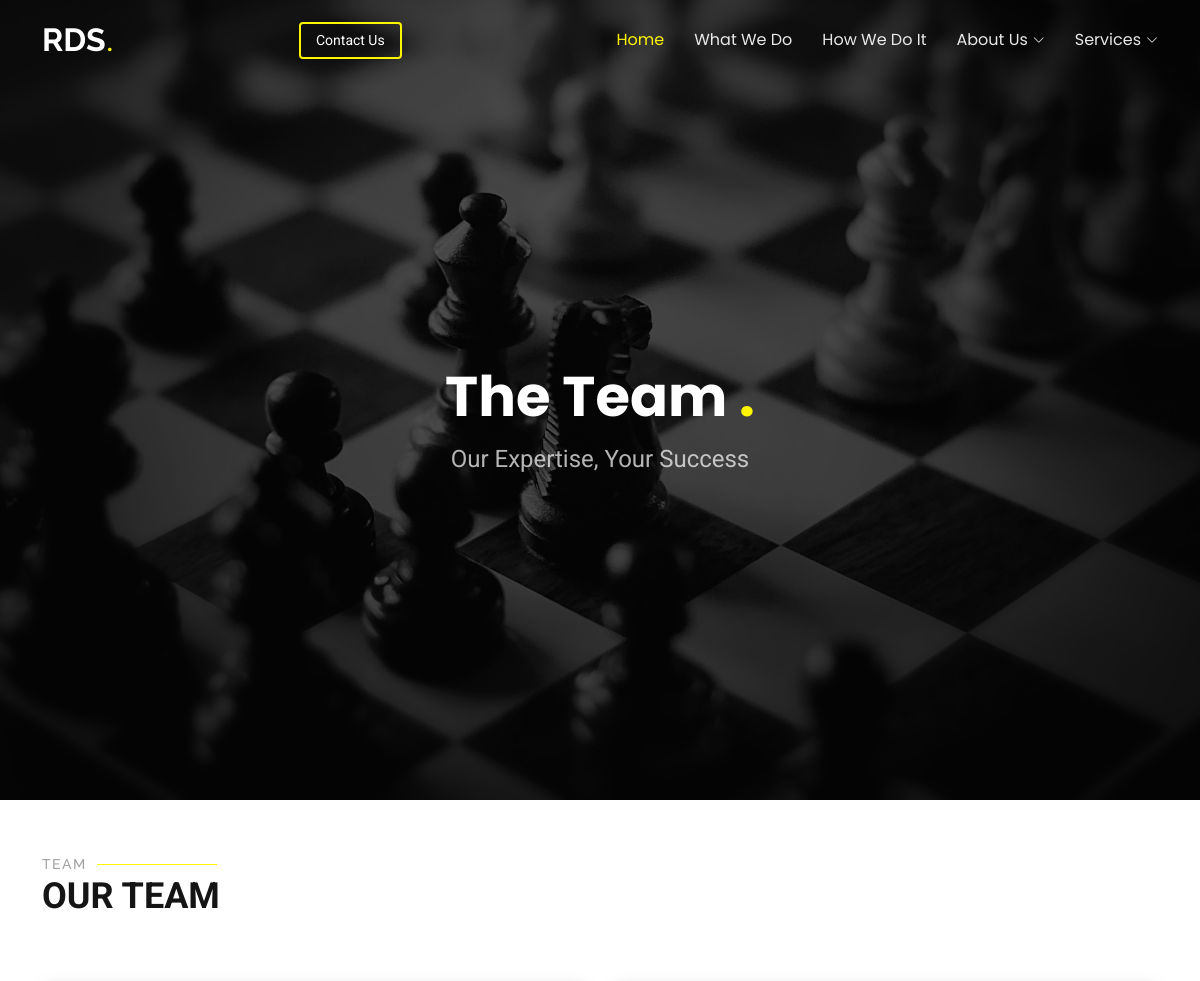
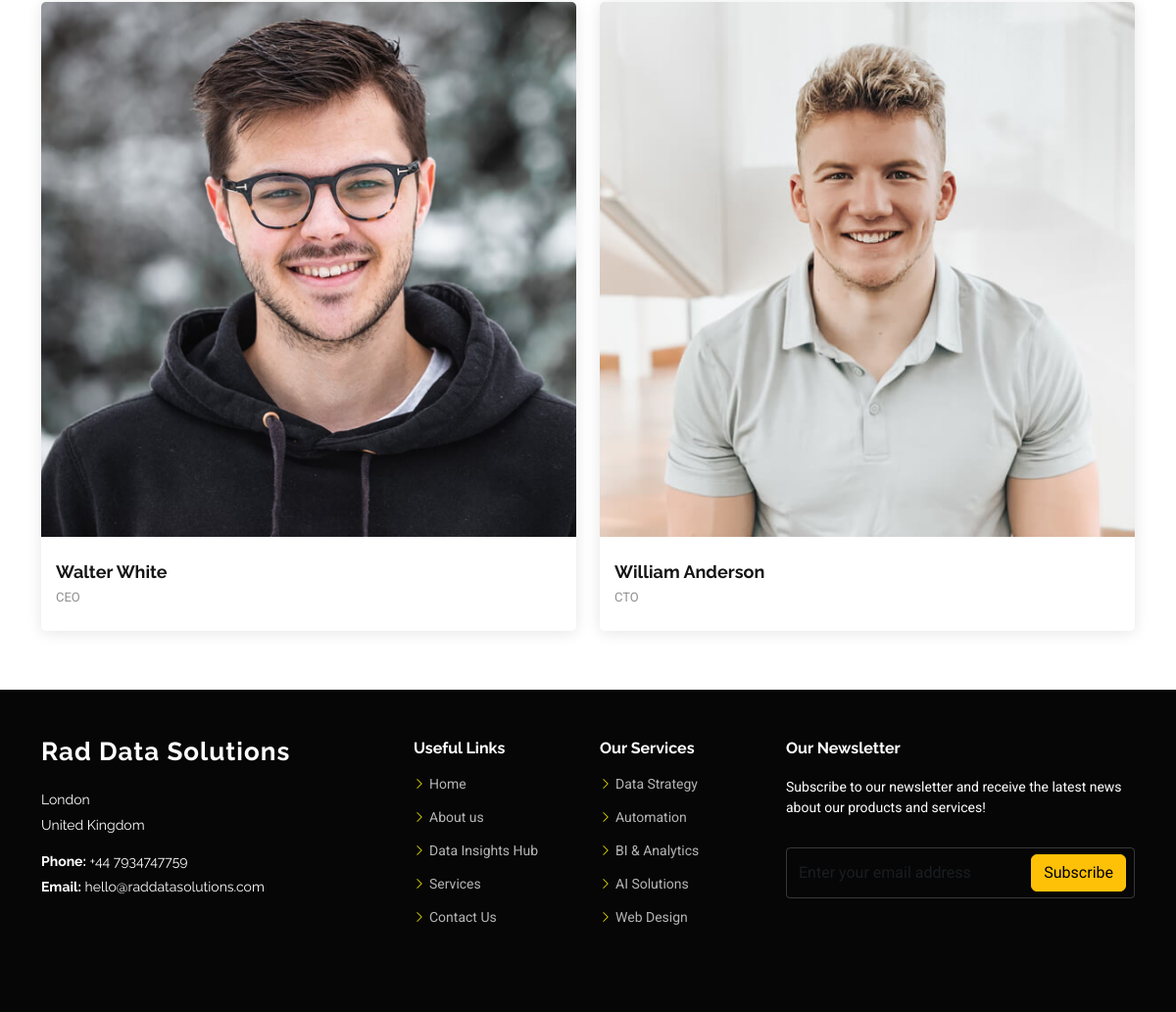
Page /team/ on the committed database (2 pictures, top to bottom).
### portfolio/models.py (models this page shows, shortened)
class DataSolutionCategory(models.Model):
	CATEGORY_CHOICES = [
		('DM', 'Data Strategy & Management'),
		('DE', 'Data Integration & Automation'),
		('DA', 'Business Insights & Analytics'),
		('DS', 'Machine Learning & AI'),
		('SP', 'Data Security & Privacy'),
		('CD', 'Cloud Data Solutions'),
		('OT', 'Other Services'),  # For any other category
		('WD', 'Web Design'),
	]
	id = models.AutoField(primary_key=True) # Auto-generated ID (hidden by default)
	code = models.CharField(max_length=2,choices=CATEGORY_CHOICES,default='OT',)
	name = models.CharField(max_length=100, blank=True, null=True)
	name_full = models.CharField(max_length=255, blank=True, null=True)
	name_alternate = models.CharField(max_length=255, blank=True, null=True)
	desc = models.TextField(blank=True, null=True)  # Optional description of the category
	desc_oneliner = models.CharField(max_length=255, blank=True, null=True)
	desc_short = models.CharField(max_length=500, blank=True, null=True)
	bg_img_path = models.CharField(max_length=255, blank=True, null=True)
	bi_icon = models.CharField(max_length=255, blank=True, null=True)
	href = models.CharField(max_length=255, blank=True, null=True)
	is_visible = models.BooleanField(default=True)
	def get_absolute_url(self):
		return reverse('service_detail', kwargs={'href': self.href})
	class Meta:
		verbose_name = "Data Solution Category"
		verbose_name_plural = "Data Solution Categories"

### portfolio/views.py (the view)
# urls.py: path('team/', views.about_team, name='about_team'),
def about_team(request):
	context = {
		'categories': categories,
		**GLOBAL_PRESETS,
	}
	return render(request, 'about_team.html', context)

### portfolio/forms.py
class NewsletterSubscriptionForm(forms.ModelForm):
	class Meta:
		model = NewsletterSubscription
		fields = ['email']
		widgets = {
			'email': forms.EmailInput(attrs={
				'class': 'form-control',
				'placeholder': 'Enter your email address',
			}),
		}
		labels = {
			'email': '',  # No label for cleaner design
		}

### portfolio/context_processors.py (called while the page is built)
def newsletter_form(request):
    return {'newsletter_form': NewsletterSubscriptionForm()}

### portfolio/templates/about_team.html (shortened to what this page needs)
{% extends 'base.html' %}
{% load static %}
{% block content %}
{% include 'nav.html' %}
    <section id="hero" class="hero section dark-background">
      <img src="{% static 'assets/img/team/team-bg.jpg' %}" alt="" data-aos="fade-in">
      <div class="container">
        <div class="row justify-content-center text-center" data-aos="fade-up" data-aos-delay="20">
          <div class="col-xl-6 col-lg-8">
            <h2>
            The Team
            <span>.</span></h2>
            <p>
            Our Expertise, Your Success
            </p>
          </div>
        </div>
      </div>
    </section>
    <section id="team" class="team section">
      <div class="container section-title" data-aos="fade-up">
        <h2>Team</h2>
        <p>our Team</p>
      </div>
      <div class="container">
        <div class="row gy-4">
          <div class="col-lg-6 col-md-6 d-flex align-items-stretch" data-aos="fade-up" data-aos-delay="100">
            <div class="team-member">
              <div class="member-img">
                <img src="{% static 'assets/img/team/team-1.jpg' %}" class="img-fluid" alt="">
              </div>
              <div class="member-info">
                <h4>Walter White</h4>
                <span>CEO</span>
              </div>
            </div>
          </div>
          <div class="col-lg-6 col-md-6 d-flex align-items-stretch" data-aos="fade-up" data-aos-delay="300">
            <div class="team-member">
              <div class="member-img">
                <img src="{% static 'assets/img/team/team-3.jpg' %}" class="img-fluid" alt="">
              </div>
              <div class="member-info">
                <h4>William Anderson</h4>
                <span>CTO</span>
              </div>
            </div>
          </div>
        </div>
      </div>
    </section>
{% endblock %}

### portfolio/templates/footer.html (shortened to what this page needs)
<footer id="footer" class="footer dark-background">
    <div class="footer-top">
      <div class="container">
        <div class="row gy-4">
          <div class="col-lg-4 col-md-6 footer-about">
            <a href="index.html" class="logo d-flex align-items-center">
              <span class="sitename">{{name_full}}</span>
            </a>
            <div class="footer-contact pt-3">
              <p>{{ address_1 }}</p>
              <p>{{ address_2 }}</p>
              <p class="mt-3"><strong>Phone:</strong> <span>{{ contact_phone }}</span></p>
              <p><strong>Email:</strong> <span>{{ contact_email }}</span></p>
            </div>
          </div>
          <div class="col-lg-2 col-md-3 footer-links">
            <h4>Useful Links</h4>
            <ul>
              <li><i class="bi bi-chevron-right"></i> <a href="{% url 'home' %}"> Home</a></li>
              <li><i class="bi bi-chevron-right"></i> <a href="{% url 'about_team' %}"> About us</a></li>
              <li><i class="bi bi-chevron-right"></i> <a href="{% url 'blog' %}"> Data Insights Hub</a></li>
              <li><i class="bi bi-chevron-right"></i> <a href="{% url 'home' %}#services"> Services</a></li>
              <li><i class="bi bi-chevron-right"></i> <a href="{% url 'contact_us' %}"> Contact Us</a></li>
            </ul>
          </div>
          <div class="col-lg-2 col-md-3 footer-links">
            <h4>Our Services</h4>
            <ul>
              {% for cat in categories %}
              <li><i class="bi bi-chevron-right"></i> <a href="{{ cat.get_absolute_url }}">{{ cat.name }}</a></li>
              {% endfor %}
            </ul>
          </div>
          <div class="col-lg-4 col-md-12 footer-newsletter">
            <h4>Our Newsletter</h4>
            <p>Subscribe to our newsletter and receive the latest news about our products and services!</p>
            <form method="post" action="{% url 'newsletter_signup' %}" novalidate>
              <div class="newsletter-form">
                {{ newsletter_form.email }}
                <button type="submit" class="btn btn-warning">Subscribe</button>
              </div>
            </form>
            </div>
        </div>
      </div>
    </div>
</footer>

### rows in the picture
DataSolutionCategory: name "Data Strategy"
DataSolutionCategory: name "Automation"
DataSolutionCategory: name "BI & Analytics"
DataSolutionCategory: name "AI Solutions"
DataSolutionCategory: name "Web Design"

### other values in the picture
{{ name_short }} "RDS"
{{ name_full }} "Rad Data Solutions"
{{ address_1 }} "London"
{{ address_2 }} "United Kingdom"
{{ contact_phone }} "+44 7934747759"
{{ contact_email }} "hello@raddatasolutions.com"
